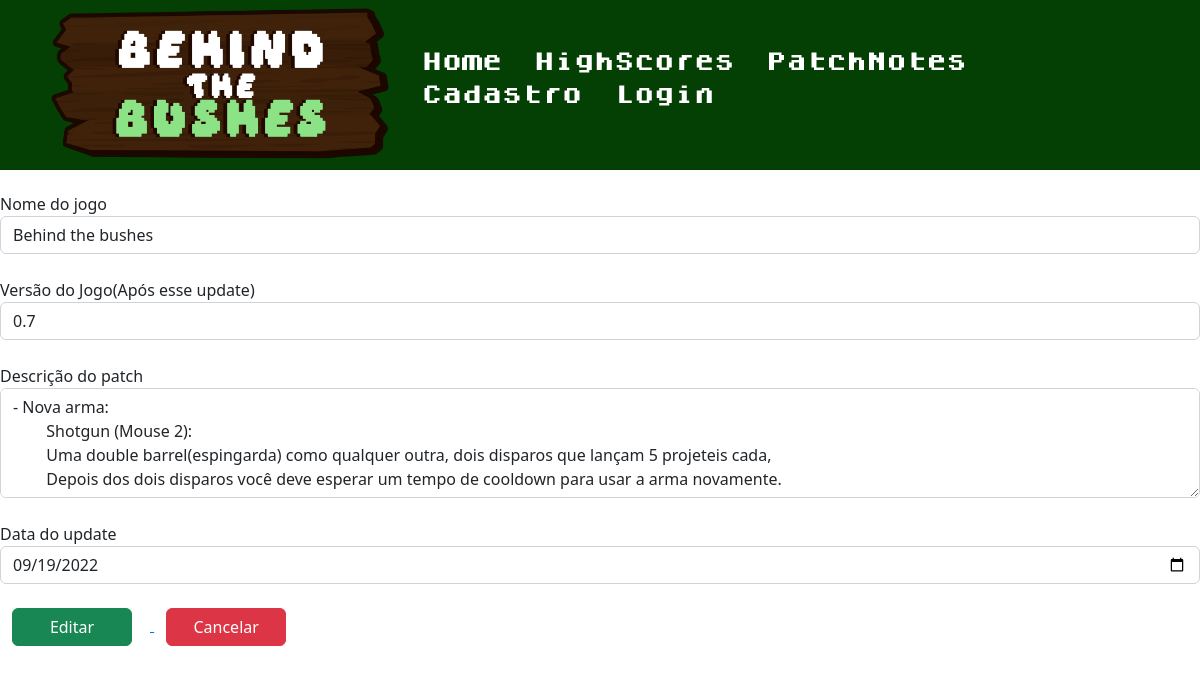
/editarPatch.php?Id=2, run on an earlier commit of the app's database.
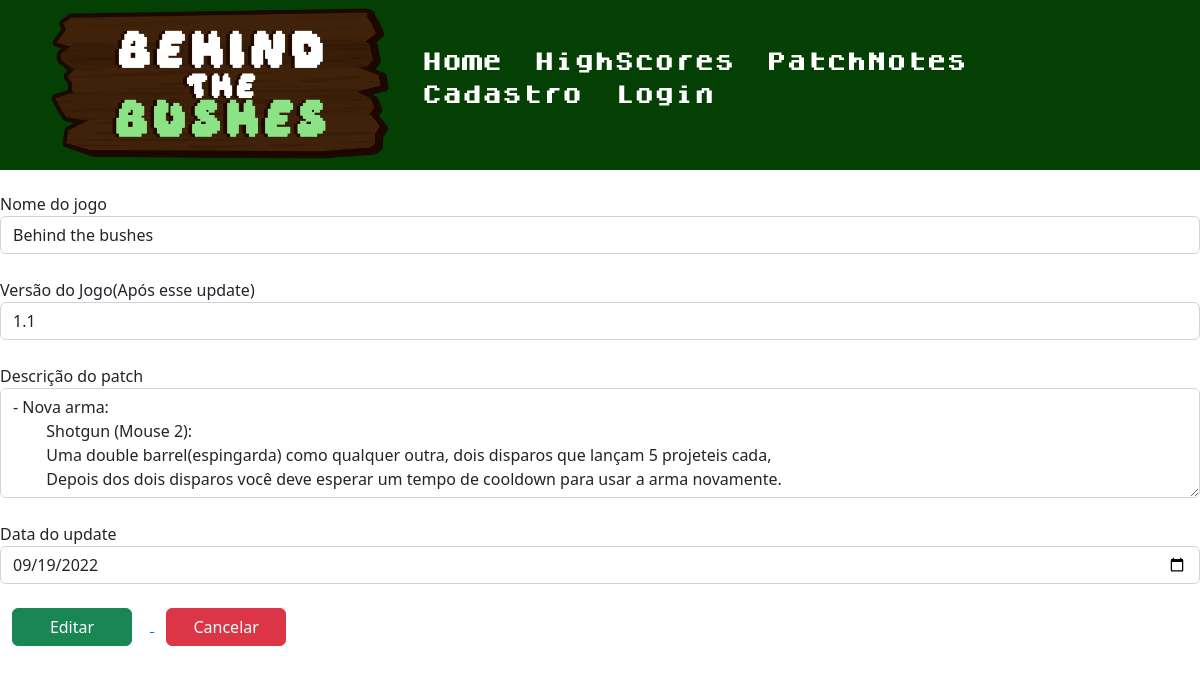
And on a later commit of the database.
### tables this page shows
CREATE TABLE `tbpatch` (
  `NomeJogo` varchar(9999) NOT NULL,
  `VersaoPatch` decimal(10,1) NOT NULL,
  `DescricaoPatch` longtext NOT NULL,
  `DataPatch` varchar(10) NOT NULL,
  `Id` int(11) NOT NULL
);

### editarPatch.php (the view, shortened to what this page needs)
<!DOCTYPE html>
<html lang="pt-br">
<head>
    <link href="patchCadastrarStyle.css" rel="stylesheet">
     <link href="https://cdn.jsdelivr.net/npm/bootstrap@5.2.3/dist/css/bootstrap.min.css" rel="stylesheet">
</head>
<body>
<?php
 include('Header.php')
?>
<?php
        if(isset($_GET["Id"])){
            $Id = $_GET["Id"];
            $sql = "SELECT * FROM tbpatch WHERE Id = $Id";
            $consulta = $conn->query($sql);
            $patch = $consulta ->fetch_assoc();
            $data = $patch["DataPatch"];
            list($dia, $mes, $ano) = explode("/", $data);
                $dataNova = $ano."-".$mes."-".$dia;
        }
    ?>
<br><br><br>
<form class="form1" action="editarPatch.php?Id=<?php echo $patch["Id"] ?>"id = "insertPatchNotes" method="post">
    <div class="form-group">
        <label for="txtNome">Nome do jogo</label>
        <input type="text" class="form-control" id="txtNome" value="<?php echo $patch["NomeJogo"]?>" name="txtNome" placeholder="Behind The Bushes ">
    </div>
    <br>
    <div class="form-group">
        <label for="txtVersao">Versão do Jogo(Após esse update)</label>
        <input type="number" step="0.01" class="form-control" value="<?php echo $patch["VersaoPatch"]?>" id="txtVersao" name="txtVersao" placeholder="1.6">
    </div>
    <br>
    <div class="form-group">
        <label for="txtDesc">Descrição do patch</label>
        <textarea class="form-control" id="txtDesc" name="txtDesc" placeholder="-Atualição da arma
-O mapa foi aumentado
-Os bugs foram concertados"
        rows="4"
        value=<PRE><?php echo $patch["DescricaoPatch"]?></textarea>
    </div>
    <br>
    <div class="form-group">
        <label for="txtData">Data do update</label>
        <input type="date" class="form-control" value="<?php echo $dataNova?>" id="txtData" name="txtData" placeholder="dd/mm/yyyy">
    </div>
    <br>
    <input type="submit" value="Editar" name="btnCadastrar" class="btn btn-success" style="width: 10% ; margin-right:1.5% ; margin-left:1%" ><a href="#" onclick="editarPatch('<?php echo $exibir['Id']?>')">
    <button type="button" onclick="location.href='patchNotes.php'" class="btn btn-danger" style="width: 10% ; margin-right:1.5% ; margin-left:1%">Cancelar</button>
</form>
</body>
</html>

What changed in the data, as far as the page shows it:
changed tbpatch "Behind the bushes": txtVersao "0.7" → "1.1"
